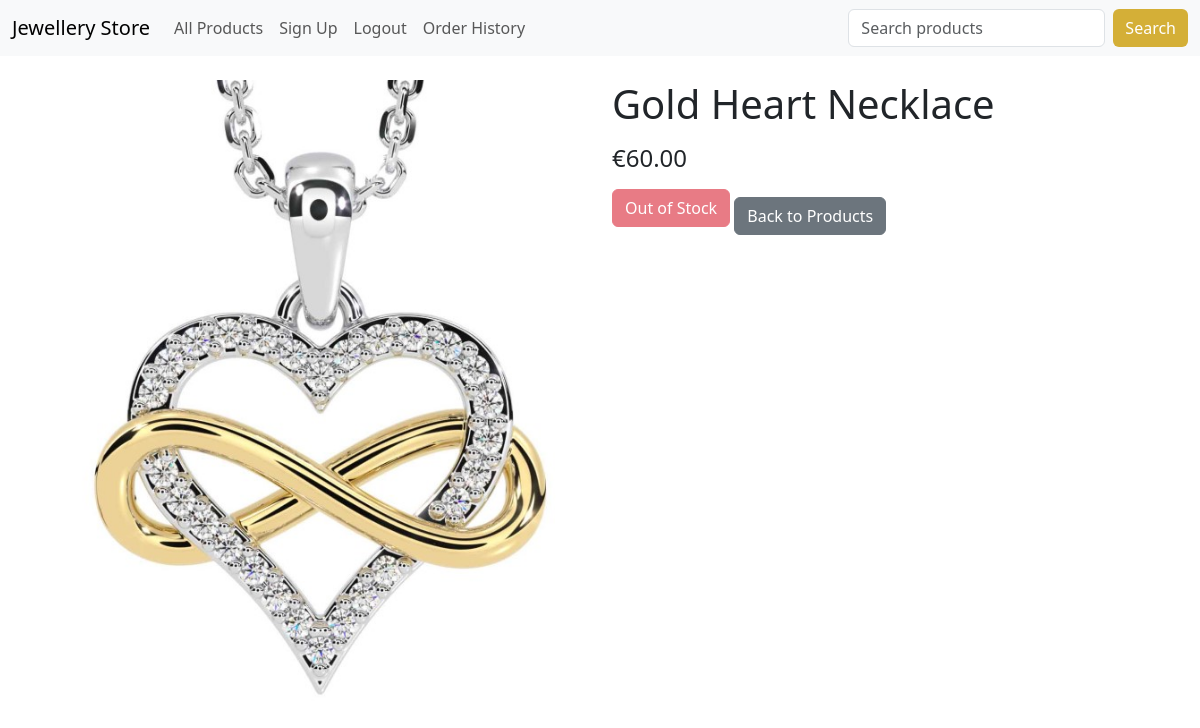
/category/2123fe72-9134-4ebe-833b-a634cf6397d4/product/81c9eb45-7bcd-426a-a0c3-cd86b5de6924/ (signed in), run on the app's committed database.
### shop/models.py (models this page shows, shortened)
class Product(models.Model):
    id = models.UUIDField(
        primary_key=True,
        default=uuid.uuid4,
        editable=False
    )
    name = models.CharField(max_length=250, unique=True)
    description = models.TextField(blank=True)
    category = models.ForeignKey(Category, on_delete=models.CASCADE)
    price = models.DecimalField(max_digits=10, decimal_places=2)
    image = models.ImageField(upload_to='product_images/', blank=True, null=True)
    stock = models.IntegerField()
    available = models.BooleanField(default=True)
    created = models.DateTimeField(auto_now_add=True, blank=True, null=True)
    updated = models.DateTimeField(auto_now=True, blank=True, null=True)
    class Meta:
        ordering = ('name',)
        verbose_name = 'product'
        verbose_name_plural = 'products'

### shop/views.py (the view)
# urls.py: path('category/<uuid:category_id>/product/<uuid:product_id>/', views.product_detail, name='product_detail'),
def product_detail(request, category_id, product_id):
    category = get_object_or_404(Category, id=category_id)
    product = get_object_or_404(Product, id=product_id, category=category)
    return render(request, 'shop/product.html', {'category': category, 'product': product})

### cart/context_processors.py (called while the page is built)
def counter(request):
    item_count = 0
    if 'admin' in request.path:
        return {}
    else:
        try:
            cart = Cart.objects.get(cart_id=_cart_id(request))
            cart_items = CartItem.objects.filter(cart=cart, active=True)
            for cart_item in cart_items:
                item_count += cart_item.quantity
        except Cart.DoesNotExist:
            item_count = 0
    return {'item_count': item_count}

### cart/views.py (called while the page is built)
def _cart_id(request):
    cart = request.session.session_key
    if not cart:
        cart = request.session.create()
    return cart

### shop/templates/shop/product.html (shortened to what this page needs)
{% extends 'base.html' %}
{% load static %}
{% block content %}
<div class="container mt-4">
    <div class="row">
        <div class="col-md-6">
            {% if product.image %}
                <img src="{{ product.image.url }}" class="img-fluid" alt="{{ product.name }}">
            {% else %}
                <img src="{% static 'images/placeholder.png' %}" class="img-fluid" alt="Placeholder">
            {% endif %}
        </div>
        <div class="col-md-6">
            <h1>{{ product.name }}</h1>
            <h4>€{{ product.price }}</h4>
            {% if product.stock > 0 %}
                <a href="{% url 'cart:add_cart' product.id %}" class="btn btn-success">Add to Cart</a>
            {% else %}
                <button class="btn btn-danger" disabled>Out of Stock</button>
            {% endif %}
            <a href="{% url 'shop:all_products' %}" class="btn btn-secondary mt-3">Back to Products</a>
        </div>
    </div>
</div>
{% endblock %}

### data on the page
Product: image (picture), name "Gold Heart Necklace", price "60.00"
